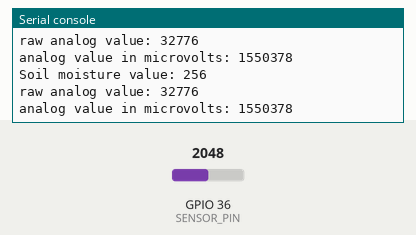
Simulated run of this program. Board: ESP32 board running MicroPython. On the bench: the last lines printed to the serial console. The inputs (shaded band) are chosen by the test bench; at power-on: GPIO 36 (SENSOR_PIN) = 2048 (analog values on the 0–4095 scale).

Above: at 1.2 s.
1.3 s: GPIO 36 (SENSOR_PIN) set to 2866
At 2.6 s:
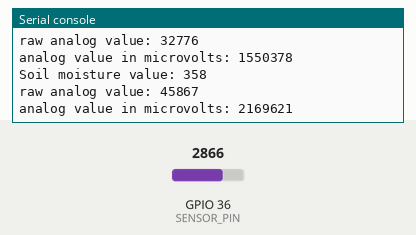
2.8 s: GPIO 36 (SENSOR_PIN) set to 3603
At 3.8 s:
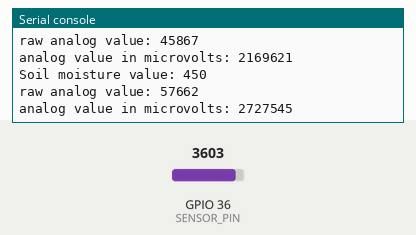
Timing chart, 0 to 5.8 s (numbered marks = the images above; inputs shaded):
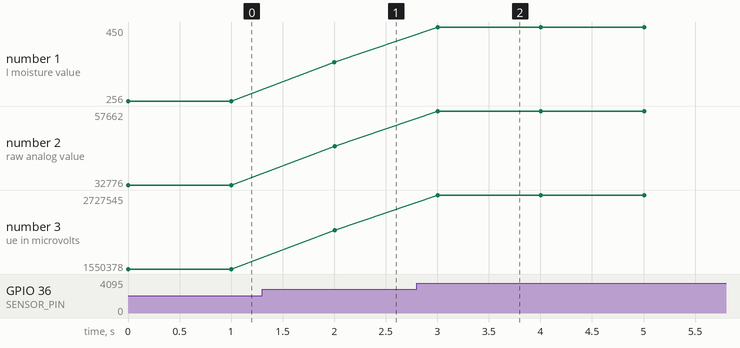

The program:

moister_sensor_v1.py
```python
from machine import ADC, Pin
from time import sleep


SENSOR_PIN = 36 # ESP32 pin GIOP36 (ADC0) that connects to AOUT pin of moisture sensor
adc = ADC(Pin(SENSOR_PIN))

adc.atten(ADC.ATTN_11DB)    # set 11dB input attenuation (voltage range roughly 0.0v - 3.6v)
adc.width(ADC.WIDTH_9BIT)   # set 9 bit return values (returned range 0-511)

while True:
    val = adc.read() # read value, 0-4095 across voltage range 0.0v - 1.0v
    print("Soil moisture value:", val)
    print ("raw analog value:", adc.read_u16()) # read a raw analog value in the range 0-65535
    print ("analog value in microvolts:", adc.read_uv()) # read an analog value in microvolts
    #delay for 1 second
    sleep(1)
```

Measured:
- after the input at 1.3 s, the serial console: prints a new line after 0.70 s (image 1)
- after the input at 2.8 s, the serial console: prints a new line after 0.20 s (image 2)
- plotted number 1: 256 → 358 after the input at 1.3 s, 358 → 450 after the input at 2.8 s
- plotted number 2: 32776 → 45867 after the input at 1.3 s, 45867 → 57662 after the input at 2.8 s
- plotted number 3: 1550378 → 2169621 after the input at 1.3 s, 2169621 → 2727545 after the input at 2.8 s
